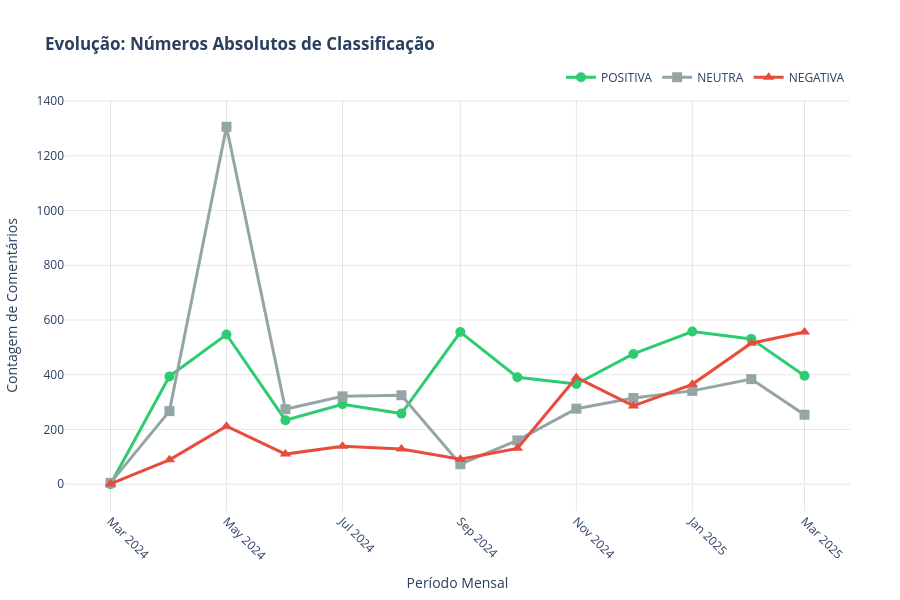

Here is the notebook cell this chart was saved with:
### Code cell
def plot_evolucao_absoluta_interativo(df_temp: pd.DataFrame) -> None:
    """
    Gera gráfico de linhas interativo para evolução de números absolutos.
    Inclui linha de referência para o marco de Setembro/2025.
    """
    
    # 1. Preparação dos dados e tratamento de tipos
    # Convertendo para string para evitar erro de serialização JSON (Period/Timestamp)
    df_plot = df_temp.copy()
    df_plot['Data_Str'] = df_plot['Data'].astype(str)
    
    # Definição de estilos
    config = [
        {'col': 'POSITIVA', 'color': '#2ecc71', 'symbol': 'circle'},
        {'col': 'NEUTRA', 'color': '#95a5a6', 'symbol': 'square'},
        {'col': 'NEGATIVA', 'color': '#e74c3c', 'symbol': 'triangle-up'}
    ]

    fig = go.Figure()

    # 2. Adicionando as linhas de sentimento
    for item in config:
        if item['col'] in df_plot.columns:
            fig.add_trace(go.Scatter(
                x=df_plot['Data_Str'],
                y=df_plot[item['col']],
                name=item['col'],
                mode='lines+markers',
                line=dict(color=item['color'], width=3),
                marker=dict(symbol=item['symbol'], size=10),
                hovertemplate=f"<b>{item['col']}</b>: %{{y}}<extra></extra>"
            ))

    # 3. Adicionando a linha de referência de Setembro/2025
    marco_set = "2025-09"
    if any(df_plot['Data_Str'].str.contains(marco_set)):
        fig.add_vline(
            x=marco_set, 
            line_dash="dot", 
            line_color="gold", 
            line_width=3,
            annotation_text="Marco: Setembro/2025", 
            annotation_position="top left"
        )

    # 4. Ajustes de Layout e Interatividade
    fig.update_layout(
        title='<b>Evolução: Números Absolutos de Classificação</b>',
        xaxis_title='Período Mensal',
        yaxis_title='Contagem de Comentários',
        hovermode="x unified", # Compara todas as linhas ao passar o mouse
        template="plotly_white",
        legend=dict(orientation="h", yanchor="bottom", y=1.02, xanchor="right", x=1),
        height=600,
        margin=dict(l=50, r=50, t=100, b=50)
    )

    fig.update_xaxes(tickangle=45, showgrid=True, gridcolor='rgba(0,0,0,0.1)')
    fig.update_yaxes(showgrid=True, gridcolor='rgba(0,0,0,0.1)')

    fig.show()

# --- EXECUÇÃO ---
# O bloco verifica se o DataFrame temporal_class foi gerado anteriormente
if 'temporal_class' in locals():
    plot_evolucao_absoluta_interativo(temporal_class)
    print("\n💡 INSIGHT: Observe se a inclinação da linha VERDE superou a VERMELHA após o marco dourado.")
else:
    print("❌ Erro: O DataFrame 'temporal_class' não foi encontrado. Execute as células de agrupamento temporal primeiro.")

### Figure 1 — Plotly figure (JSON) as saved in the notebook; plotly's stock layout.template omitted (floating-point values rounded to 4 significant figures)
{"data": [{"hovertemplate": "<b>POSITIVA</b>: %{y}<extra></extra>", "line": {"color": "#2ecc71", "width": 3}, "marker": {"size": 10, "symbol": "circle"}, "mode": "lines+markers", "name": "POSITIVA", "type": "scatter", "x": ["2024-03-01", "2024-04-01", "2024-05-01", "2024-06-01", "2024-07-01", "2024-08-01", "2024-09-01", "2024-10-01", "2024-11-01", "2024-12-01", "2025-01-01", "2025-02-01", "2025-03-01"], "y": [0, 394, 547, 234, 292, 258, 556, 391, 366, 476, 558, 531, 396]}, {"hovertemplate": "<b>NEUTRA</b>: %{y}<extra></extra>", "line": {"color": "#95a5a6", "width": 3}, "marker": {"size": 10, "symbol": "square"}, "mode": "lines+markers", "name": "NEUTRA", "type": "scatter", "x": ["2024-03-01", "2024-04-01", "2024-05-01", "2024-06-01", "2024-07-01", "2024-08-01", "2024-09-01", "2024-10-01", "2024-11-01", "2024-12-01", "2025-01-01", "2025-02-01", "2025-03-01"], "y": [5, 267, 1306, 274, 321, 325, 73, 160, 276, 315, 341, 384, 254]}, {"hovertemplate": "<b>NEGATIVA</b>: %{y}<extra></extra>", "line": {"color": "#e74c3c", "width": 3}, "marker": {"size": 10, "symbol": "triangle-up"}, "mode": "lines+markers", "name": "NEGATIVA", "type": "scatter", "x": ["2024-03-01", "2024-04-01", "2024-05-01", "2024-06-01", "2024-07-01", "2024-08-01", "2024-09-01", "2024-10-01", "2024-11-01", "2024-12-01", "2025-01-01", "2025-02-01", "2025-03-01"], "y": [1, 89, 212, 110, 139, 129, 91, 131, 390, 286, 365, 515, 556]}], "layout": {"height": 600, "hovermode": "x unified", "legend": {"orientation": "h", "x": 1, "xanchor": "right", "y": 1.02, "yanchor": "bottom"}, "margin": {"b": 50, "l": 50, "r": 50, "t": 100}, "title": {"text": "<b>Evolução: Números Absolutos de Classificação</b>"}, "xaxis": {"gridcolor": "rgba(0,0,0,0.1)", "showgrid": true, "tickangle": 45, "title": {"text": "Período Mensal"}}, "yaxis": {"gridcolor": "rgba(0,0,0,0.1)", "showgrid": true, "title": {"text": "Contagem de Comentários"}}}}
